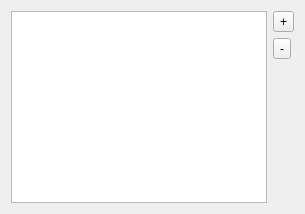
                          <widget class="QWidget" name="sampleRatioCompositionTab">
                           <attribute name="title">
                            <string>Ratio Composition</string>
                           </attribute>
                           <layout class="QHBoxLayout" name="horizontalLayout_17">
                            <item>
                             <widget class="RatioCompositionTable" name="sampleRatioCompositionTable">
                              <property name="horizontalScrollBarPolicy">
                               <enum>Qt::ScrollBarAlwaysOff</enum>
                              </property>
                              <property name="selectionBehavior">
                               <enum>QAbstractItemView::SelectRows</enum>
                              </property>
                              <attribute name="horizontalHeaderDefaultSectionSize">
                               <number>67</number>
                              </attribute>
                             </widget>
                            </item>
                            <item>
                             <layout class="QVBoxLayout" name="verticalLayout_53">
                              <item>
                               <widget class="QToolButton" name="insertSampleComponentButton">
                                <property name="maximumSize">
                                 <size>
                                  <width>16777215</width>
                                  <height>16777215</height>
                                 </size>
                                </property>
                                <property name="text">
                                 <string>+</string>
                                </property>
                                <property name="icon">
                                 <iconset resource="../resources/resources.qrc">
                                  <normaloff>:/icons/plus.png</normaloff>:/icons/plus.png</iconset>
                                </property>
                               </widget>
                              </item>
                              <item>
                               <widget class="QToolButton" name="removeSampleComponentButton">
                                <property name="maximumSize">
                                 <size>
                                  <width>16777215</width>
                                  <height>16777215</height>
                                 </size>
                                </property>
                                <property name="text">
                                 <string>-</string>
                                </property>
                                <property name="icon">
                                 <iconset resource="../resources/resources.qrc">
                                  <normaloff>:/icons/minus.png</normaloff>:/icons/minus.png</iconset>
                                </property>
                               </widget>
                              </item>
                              <item>
                               <spacer name="verticalSpacer_24">
                                <property name="orientation">
                                 <enum>Qt::Vertical</enum>
                                </property>
                                <property name="sizeHint" stdset="0">
                                 <size>
                                  <width>20</width>
                                  <height>40</height>
                                 </size>
                                </property>
                               </spacer>
                              </item>
                             </layout>
                            </item>
                           </layout>
                          </widget>
